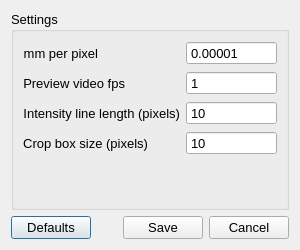
<?xml version="1.0" encoding="UTF-8"?>
<ui version="4.0">
 <class>Settings</class>
 <widget class="QDialog" name="Settings">
  <property name="geometry">
   <rect>
    <x>0</x>
    <y>0</y>
    <width>300</width>
    <height>250</height>
   </rect>
  </property>
  <property name="sizePolicy">
   <sizepolicy hsizetype="Fixed" vsizetype="Fixed">
    <horstretch>0</horstretch>
    <verstretch>0</verstretch>
   </sizepolicy>
  </property>
  <property name="minimumSize">
   <size>
    <width>300</width>
    <height>250</height>
   </size>
  </property>
  <property name="maximumSize">
   <size>
    <width>300</width>
    <height>250</height>
   </size>
  </property>
  <property name="font">
   <font>
    <pointsize>10</pointsize>
   </font>
  </property>
  <property name="windowTitle">
   <string>Set it up</string>
  </property>
  <layout class="QVBoxLayout" name="verticalLayout">
   <item>
    <widget class="QGroupBox" name="group_settings">
     <property name="title">
      <string>Settings</string>
     </property>
     <layout class="QHBoxLayout" name="horizontalLayout_2">
      <item>
       <layout class="QFormLayout" name="formLayout">
        <item row="0" column="1">
         <widget class="QDoubleSpinBox" name="spin_mm_per_pixel">
          <property name="buttonSymbols">
           <enum>QAbstractSpinBox::NoButtons</enum>
          </property>
          <property name="decimals">
           <number>5</number>
          </property>
          <property name="minimum">
           <double>0.000010000000000</double>
          </property>
          <property name="maximum">
           <double>9999.989999999999782</double>
          </property>
         </widget>
        </item>
        <item row="1" column="0">
         <widget class="QLabel" name="label_fps">
          <property name="layoutDirection">
           <enum>Qt::LeftToRight</enum>
          </property>
          <property name="text">
           <string>Preview video fps</string>
          </property>
          <property name="alignment">
           <set>Qt::AlignRight|Qt::AlignTrailing|Qt::AlignVCenter</set>
          </property>
         </widget>
        </item>
        <item row="1" column="1">
         <widget class="QSpinBox" name="spin_fps">
          <property name="buttonSymbols">
           <enum>QAbstractSpinBox::NoButtons</enum>
          </property>
          <property name="minimum">
           <number>1</number>
          </property>
          <property name="maximum">
           <number>1000</number>
          </property>
         </widget>
        </item>
        <item row="2" column="0">
         <widget class="QLabel" name="label_intensity_line_length">
          <property name="text">
           <string>Intensity line length (pixels)</string>
          </property>
          <property name="alignment">
           <set>Qt::AlignRight|Qt::AlignTrailing|Qt::AlignVCenter</set>
          </property>
         </widget>
        </item>
        <item row="2" column="1">
         <widget class="QSpinBox" name="spin_intensity_line_length">
          <property name="buttonSymbols">
           <enum>QAbstractSpinBox::NoButtons</enum>
          </property>
          <property name="minimum">
           <number>10</number>
          </property>
          <property name="maximum">
           <number>5000</number>
          </property>
         </widget>
        </item>
        <item row="3" column="0">
         <widget class="QLabel" name="label_crop_box">
          <property name="text">
           <string>Crop box size (pixels)</string>
          </property>
          <property name="alignment">
           <set>Qt::AlignRight|Qt::AlignTrailing|Qt::AlignVCenter</set>
          </property>
         </widget>
        </item>
        <item row="3" column="1">
         <widget class="QSpinBox" name="spin_crop_box_size">
          <property name="buttonSymbols">
           <enum>QAbstractSpinBox::NoButtons</enum>
          </property>
          <property name="minimum">
           <number>10</number>
          </property>
          <property name="maximum">
           <number>5000</number>
          </property>
         </widget>
        </item>
        <item row="0" column="0">
         <widget class="QLabel" name="label_mmpixel">
          <property name="text">
           <string>mm per pixel</string>
          </property>
          <property name="alignment">
           <set>Qt::AlignRight|Qt::AlignTrailing|Qt::AlignVCenter</set>
          </property>
         </widget>
        </item>
       </layout>
      </item>
     </layout>
    </widget>
   </item>
   <item>
    <layout class="QHBoxLayout" name="horizontalLayout">
     <item>
      <widget class="QPushButton" name="button_default">
       <property name="text">
        <string>Defaults</string>
       </property>
      </widget>
     </item>
     <item>
      <spacer name="horizontalSpacer">
       <property name="orientation">
        <enum>Qt::Horizontal</enum>
       </property>
       <property name="sizeHint" stdset="0">
        <size>
         <width>40</width>
         <height>20</height>
        </size>
       </property>
      </spacer>
     </item>
     <item>
      <widget class="QPushButton" name="button_save">
       <property name="text">
        <string>Save</string>
       </property>
      </widget>
     </item>
     <item>
      <widget class="QPushButton" name="button_cancel">
       <property name="text">
        <string>Cancel</string>
       </property>
      </widget>
     </item>
    </layout>
   </item>
  </layout>
 </widget>
 <resources/>
 <connections/>
</ui>
